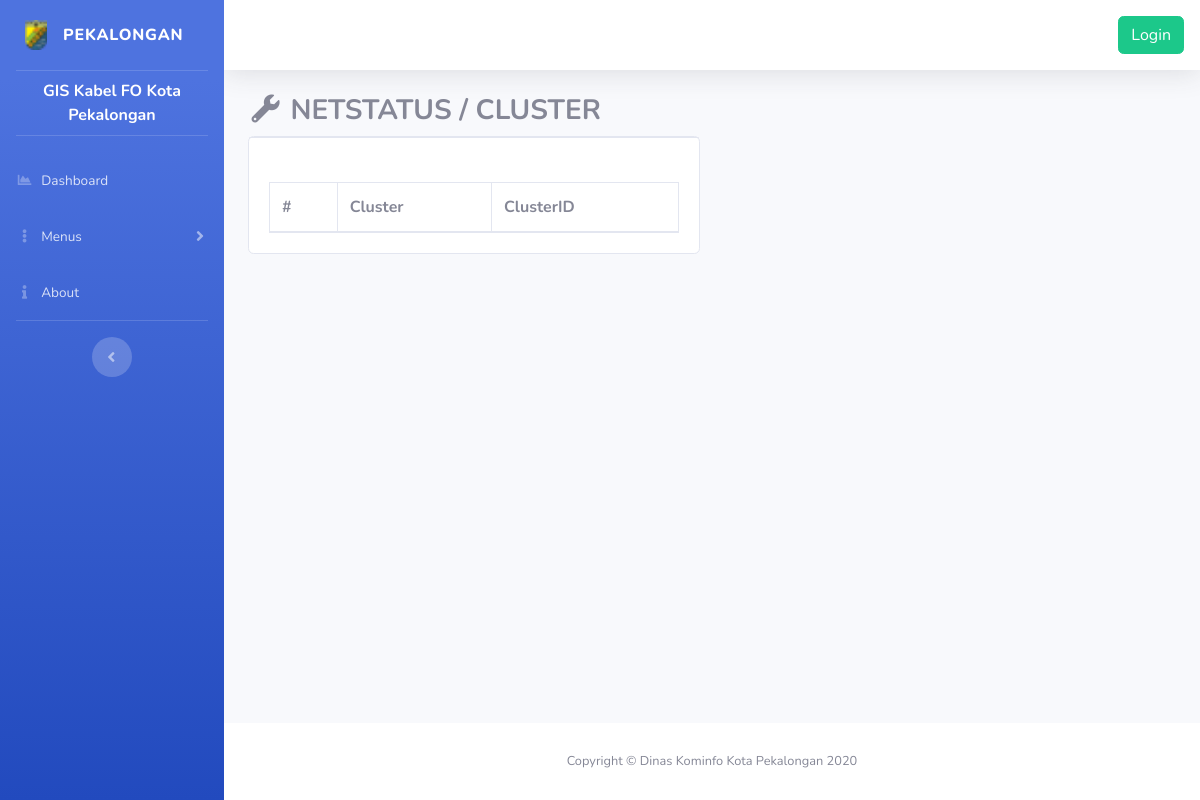
The page /index.php/netstatus/cluster on the database as committed earlier.
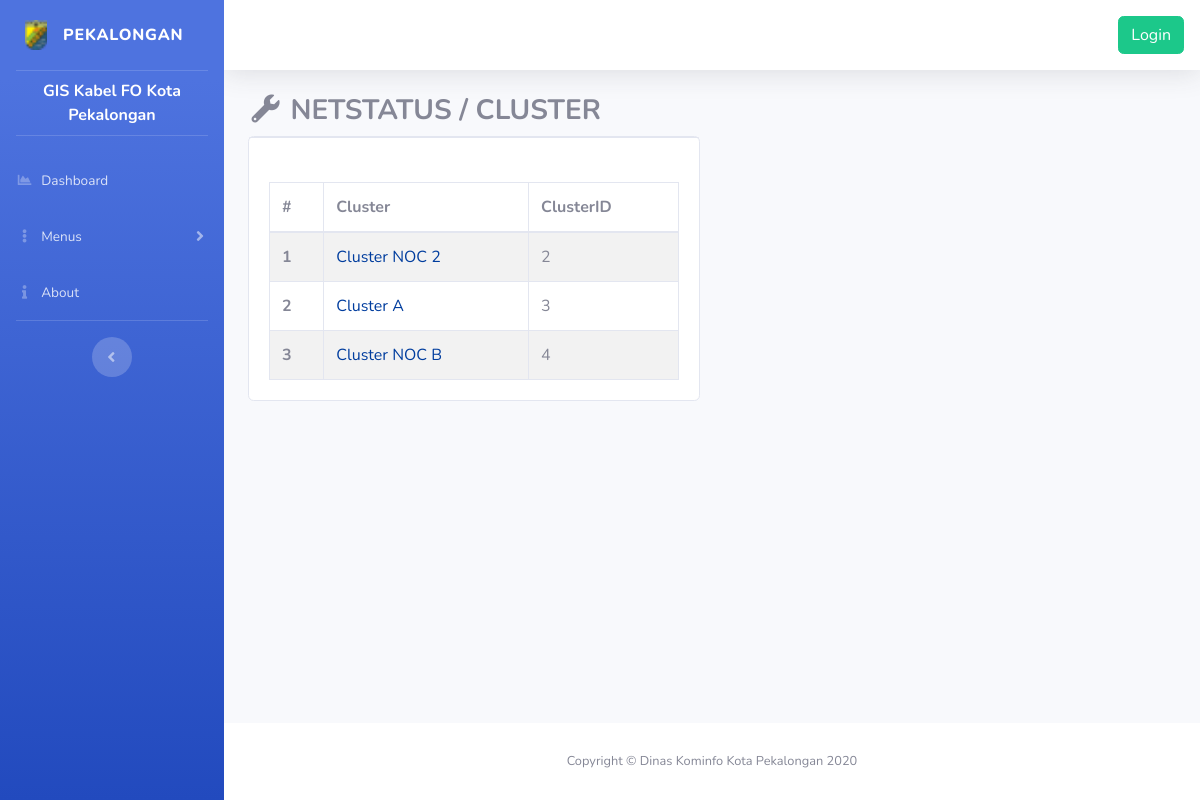
The same page on the database as committed later.
### tables this page shows
CREATE TABLE `cluster` (
  `id` int(3) NOT NULL,
  `cluster` varchar(100) NOT NULL
);

### index.php (called while the page is built, shortened)
<?php
require_once BASEPATH.'core/CodeIgniter.php';

### application/models/Home_model.php (called while the page is built, shortened)
<?php
class Home_model extends CI_Model {
	public function cluster(){
		$data = $this->db->query("SELECT * FROM cluster");
		return $data->result_array();
	}
}

### application/views/home/cluster.php (the view, shortened to what this page needs)
<div class="container-fluid">
	<h3><strong><span><?= $icon ?></span> <?= $title ?></strong></h3>
	<section class="content">
		<div class="row">
			<div class="col-lg-6 col-md-12 col-sm-12">
				<div class="box-body">
					<div class="card">
						<div class="card-header d-flex p-0">
						</div>
						<div class="card-body">
							<div class="tab-content">
								<br>
								<div class="table-wrapper-scroll-y my-custom-scrollbar">
									<table class="table table-bordered table-striped mb-0">
										<thead>
											<tr>
												<th scope="col">#</th>
												<th scope="col">Cluster</th>
												<th scope="col">ClusterID</th>
											</tr>
										</thead>
										<tbody>
											<?php $i = 1; ?>
											<?php foreach ($cluster as $c) : ?>
												<tr>
													<th scope="row"><?= $i; ?></th>
														<td scope="col"><a href="<?php echo site_url() ?>netstatus/clusterdetails/<?php echo $c['id'] ?>" style="color: #003d9e"><?php echo $c['cluster'] ?></td>
													<td><?php echo $c['id'] ?></td>
											</tr>
											<?php $i++; ?>
										<?php endforeach; ?>
									</tbody>
								</table>
							</div>
						</div>
					</div>
				</div>
			</div>
		</div>
	</section>
</div>
</div>

Rows that differ between the two databases and show on the page:
added cluster: cluster "Cluster NOC 2", id "2"
added cluster: cluster "Cluster A", id "3"
added cluster: cluster "Cluster NOC B", id "4"
